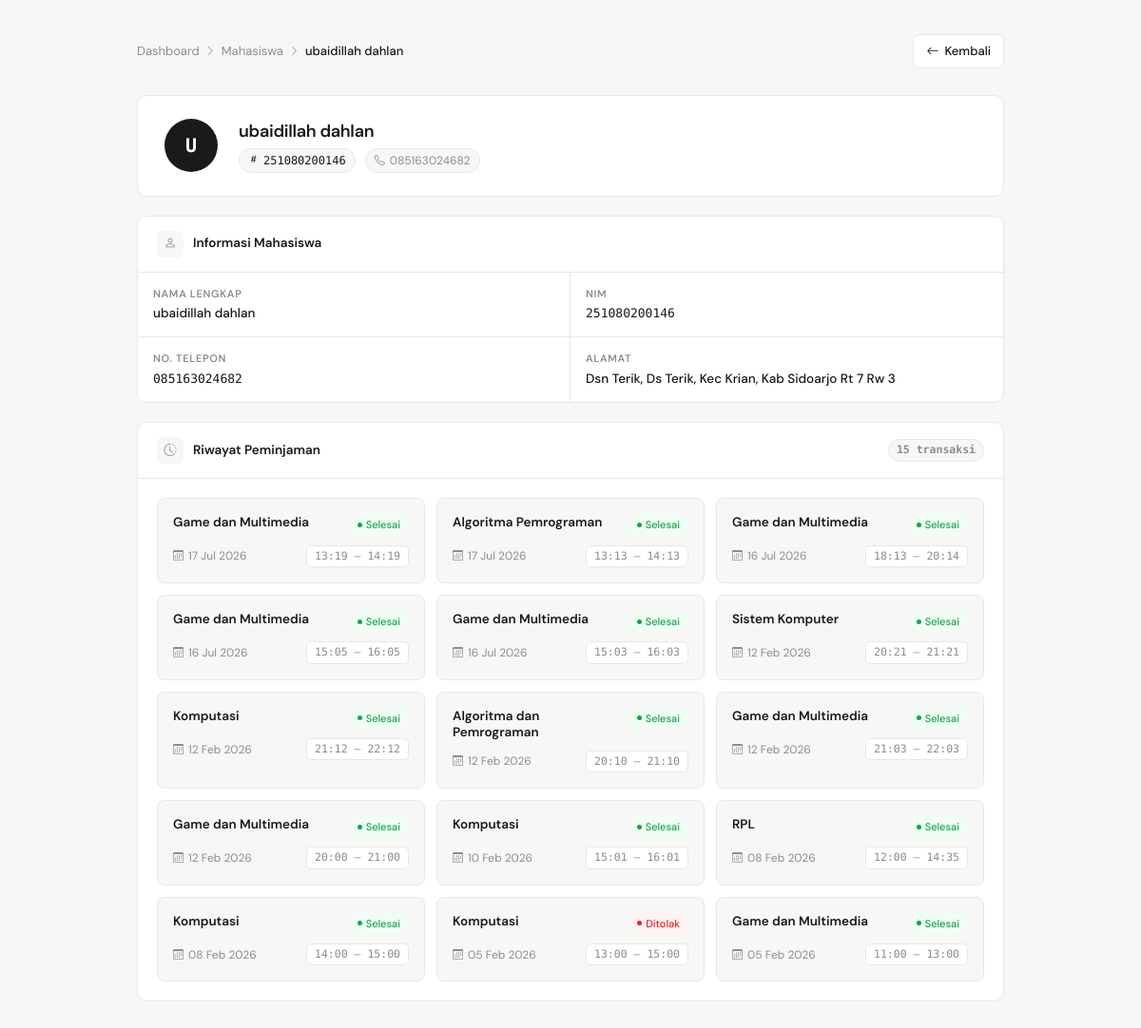
The app's page /detail_data_mhs.php?nim=251080200146 with its own data.
### tables this page shows
CREATE TABLE `mahasiswa` (
  `nama` varchar(100) NOT NULL,
  `nim` char(12) NOT NULL,
  `no_telepon` varchar(100) NOT NULL,
  `alamat` varchar(255) NOT NULL,
  `password` varchar(100) NOT NULL
);

CREATE TABLE `data_pinjam` (
  `id_data` int NOT NULL,
  `nim` char(12) NOT NULL,
  `tanggal` date NOT NULL,
  `jam_mulai` time NOT NULL,
  `jam_selesai` time NOT NULL,
  `nama_lab` varchar(100) NOT NULL,
  `kursi` int DEFAULT NULL,
  `status` enum('disetujui','ditolak','menunggu','selesai') NOT NULL
);

### detail_data_mhs.php (the view, shortened to what this page needs)
<?php
include 'koneksi.php';
$nim = mysqli_real_escape_string($koneksi, trim($_GET['nim']));
$qMhs = mysqli_query($koneksi, "
    SELECT nama, no_telepon, alamat
    FROM mahasiswa
    WHERE nim = '$nim'
");
$mhs = mysqli_fetch_assoc($qMhs);
$qPinjam = mysqli_query($koneksi, "
    SELECT *
    FROM data_pinjam
    WHERE nim = '$nim'
      AND status IN ('selesai', 'ditolak')
    ORDER BY tanggal DESC
");
?>
<!DOCTYPE html>
<html lang="id">
<head>
<link href="https://cdn.jsdelivr.net/npm/bootstrap-icons/font/bootstrap-icons.css" rel="stylesheet">
</head>
<body>
<div class="page-wrap">
    <div class="top-nav">
        <nav class="breadcrumb-nav">
            <a href="dashboard.php">Dashboard</a>
            <i class="bi bi-chevron-right"></i>
            <a href="data_mhs.php">Mahasiswa</a>
            <i class="bi bi-chevron-right"></i>
            <span class="current"><?= htmlspecialchars($mhs['nama']) ?></span>
        </nav>
        <a href="data_mhs.php" class="btn-back">
            <i class="bi bi-arrow-left"></i> Kembali
        </a>
    </div>
    <div class="profile-header">
        <div class="profile-avatar">
            <?= strtoupper(substr($mhs['nama'], 0, 1)) ?>
        </div>
        <div class="profile-info">
            <h1><?= htmlspecialchars($mhs['nama']) ?></h1>
            <div class="profile-meta">
                <span class="meta-pill nim">
                    <i class="bi bi-hash"></i><?= htmlspecialchars($nim) ?>
                </span>
                <span class="meta-pill">
                    <i class="bi bi-telephone"></i><?= htmlspecialchars($mhs['no_telepon']) ?>
                </span>
            </div>
        </div>
    </div>
    <div class="card">
        <div class="card-header">
            <div class="card-header-icon"><i class="bi bi-person"></i></div>
            <h2>Informasi Mahasiswa</h2>
        </div>
        <div class="info-grid">
            <div class="info-row">
                <span class="info-label">Nama Lengkap</span>
                <span class="info-value"><?= htmlspecialchars($mhs['nama']) ?></span>
            </div>
            <div class="info-row">
                <span class="info-label">NIM</span>
                <span class="info-value mono"><?= htmlspecialchars($nim) ?></span>
            </div>
            <div class="info-row">
                <span class="info-label">No. Telepon</span>
                <span class="info-value mono"><?= htmlspecialchars($mhs['no_telepon']) ?></span>
            </div>
            <div class="info-row">
                <span class="info-label">Alamat</span>
                <span class="info-value"><?= htmlspecialchars($mhs['alamat']) ?></span>
            </div>
        </div>
    </div>
    <div class="card">
        <div class="card-header">
            <div class="card-header-icon"><i class="bi bi-clock-history"></i></div>
            <h2>Riwayat Peminjaman</h2>
            <span class="count-chip"><?= mysqli_num_rows($qPinjam) ?> transaksi</span>
        </div>
        <?php if (mysqli_num_rows($qPinjam) > 0): ?>
        <div class="history-grid">
            <?php while ($row = mysqli_fetch_assoc($qPinjam)):
                $badgeClass = match($row['status']) {
                    'selesai' => 'badge-selesai',
                    'ditolak' => 'badge-ditolak',
                    default   => 'badge-default'
                };
            ?>
            <div class="history-item">
                <div class="history-top">
                    <span class="history-lab"><?= htmlspecialchars($row['nama_lab']) ?></span>
                    <span class="badge <?= $badgeClass ?>">
                        <?= ucfirst($row['status']) ?>
                    </span>
                </div>
                <div class="history-bottom">
                    <span class="history-date">
                        <i class="bi bi-calendar3"></i>
                        <?= date('d M Y', strtotime($row['tanggal'])) ?>
                    </span>
                    <span class="history-time">
                        <?= substr($row['jam_mulai'], 0, 5) ?> – <?= substr($row['jam_selesai'], 0, 5) ?>
                    </span>
                </div>
            </div>
            <?php endwhile; ?>
        </div>
        <?php endif; ?>
    </div>
</div>
</body>
</html>

### records on screen
mahasiswa: nama "ubaidillah dahlan", nama "U", no_telepon "085163024682", alamat "Dsn Terik, Ds Terik, Kec Krian, Kab Sidoarjo Rt 7 Rw 3"
data_pinjam: nama_lab "Game dan Multimedia", status "Selesai", tanggal "17 Jul 2026", jam_mulai "13:19", jam_selesai "14:19"
data_pinjam: nama_lab "Algoritma Pemrograman", status "Selesai", tanggal "17 Jul 2026", jam_mulai "13:13", jam_selesai "14:13"
data_pinjam: nama_lab "Game dan Multimedia", status "Selesai", tanggal "16 Jul 2026", jam_mulai "18:13", jam_selesai "20:14"
data_pinjam: nama_lab "Game dan Multimedia", status "Selesai", tanggal "16 Jul 2026", jam_mulai "15:05", jam_selesai "16:05"
data_pinjam: nama_lab "Game dan Multimedia", status "Selesai", tanggal "16 Jul 2026", jam_mulai "15:03", jam_selesai "16:03"
data_pinjam: nama_lab "Sistem Komputer", status "Selesai", tanggal "12 Feb 2026", jam_mulai "20:21", jam_selesai "21:21"
data_pinjam: nama_lab "Komputasi", status "Selesai", tanggal "12 Feb 2026", jam_mulai "21:12", jam_selesai "22:12"
data_pinjam: nama_lab "Algoritma dan Pemrograman", status "Selesai", tanggal "12 Feb 2026", jam_mulai "20:10", jam_selesai "21:10"
data_pinjam: nama_lab "Game dan Multimedia", status "Selesai", tanggal "12 Feb 2026", jam_mulai "21:03", jam_selesai "22:03"
data_pinjam: nama_lab "Game dan Multimedia", status "Selesai", tanggal "12 Feb 2026", jam_mulai "20:00", jam_selesai "21:00"
data_pinjam: nama_lab "Komputasi", status "Selesai", tanggal "10 Feb 2026", jam_mulai "15:01", jam_selesai "16:01"
data_pinjam: nama_lab "RPL", status "Selesai", tanggal "08 Feb 2026", jam_mulai "12:00", jam_selesai "14:35"
data_pinjam: nama_lab "Komputasi", status "Selesai", tanggal "08 Feb 2026", jam_mulai "14:00", jam_selesai "15:00"
data_pinjam: nama_lab "Komputasi", status "Ditolak", tanggal "05 Feb 2026", jam_mulai "13:00", jam_selesai "15:00"
data_pinjam: nama_lab "Game dan Multimedia", status "Selesai", tanggal "05 Feb 2026", jam_mulai "11:00", jam_selesai "13:00"

### other values on screen
$nim "251080200146"
mysqli_num_rows($qPinjam) "15"
